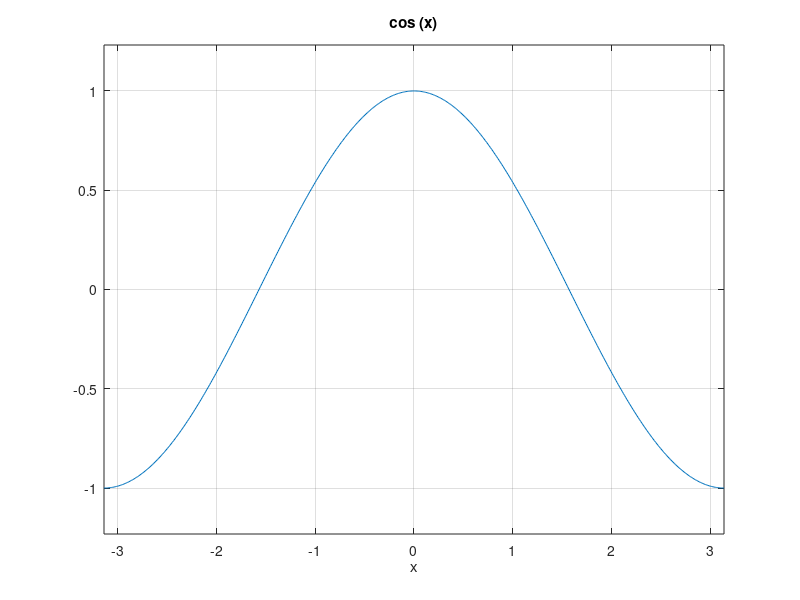
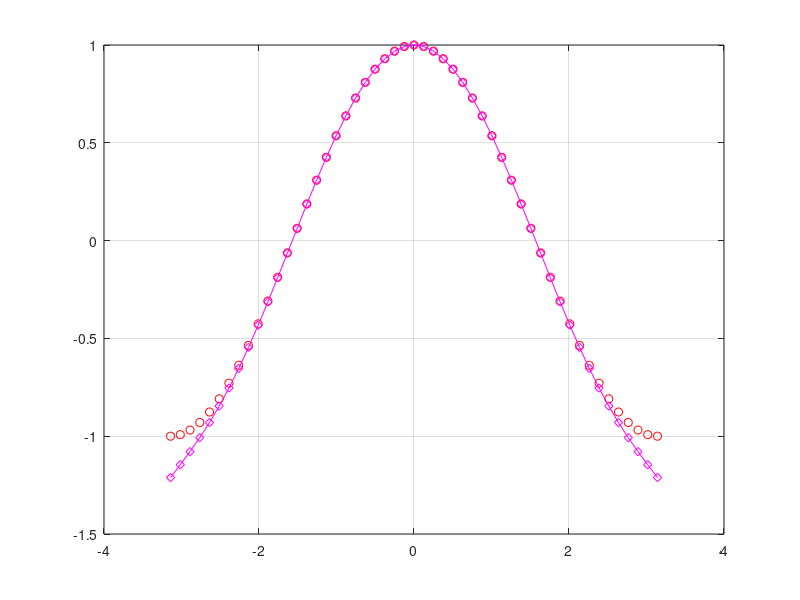
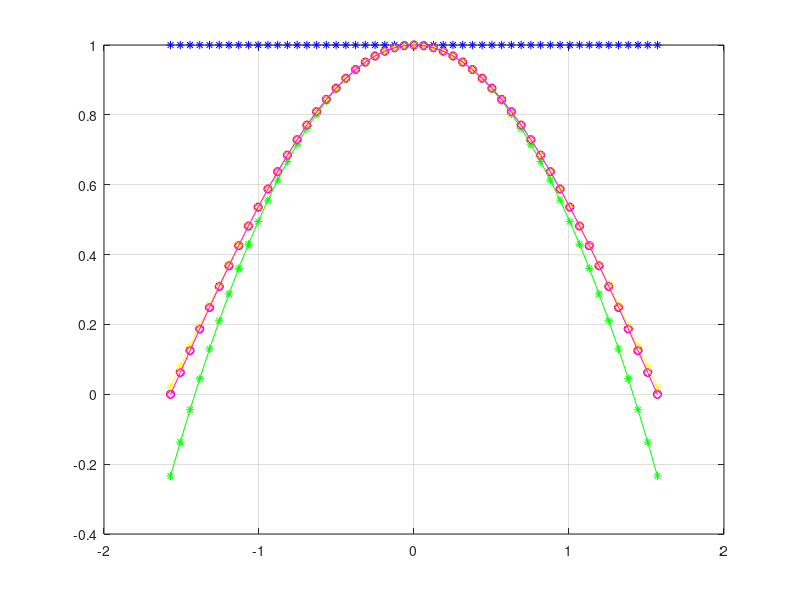

Reproduce these figures in MATLAB, in order.
%Ejercicio 3
%Ej3.m
% Aproximacion de:
% cos(x) = 1 - x^2/2!+ x^4/4! - x^6/6! + . . .

% generamos la funcion: cos(x)
figure(1)
f = @(x) cos(x);
% la graficamos
figure(1)
ezplot(f,[-pi pi])
grid on

% planteamos las diferentes aproximaciones

g1 = @(x) 1;
g2 = @(x) 1 - x.^2/(factorial(2));
g4 = @(x) 1 - x.^2/(factorial(2)) + x.^4/(factorial(4));
g6 = @(x) 1 - x.^2/(factorial(2)) + x.^4/(factorial(4)) - x.^6/(factorial(6));

figure(2)
x = linspace(-pi,pi,51);
plot(x,f(x),'or',x,g6(x),'m-diamond')
grid on

figure(3)
x = linspace(-pi/2,pi/2,51);
plot(x,f(x),'or',x,g1(x),'b-*',x,g2(x),'g-*',x,g4(x),'y-*',x,g6(x),'m-diamond')
grid on